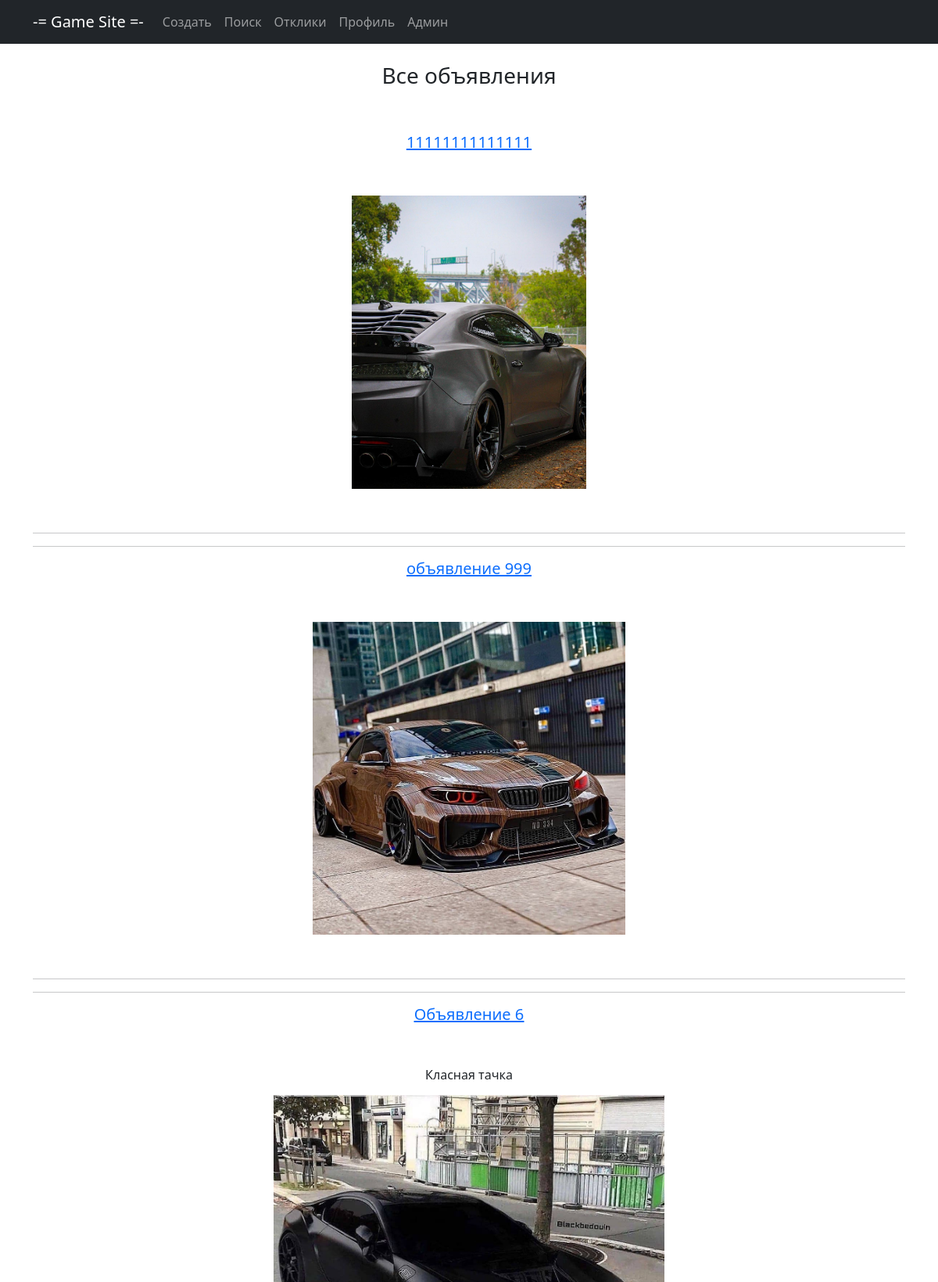
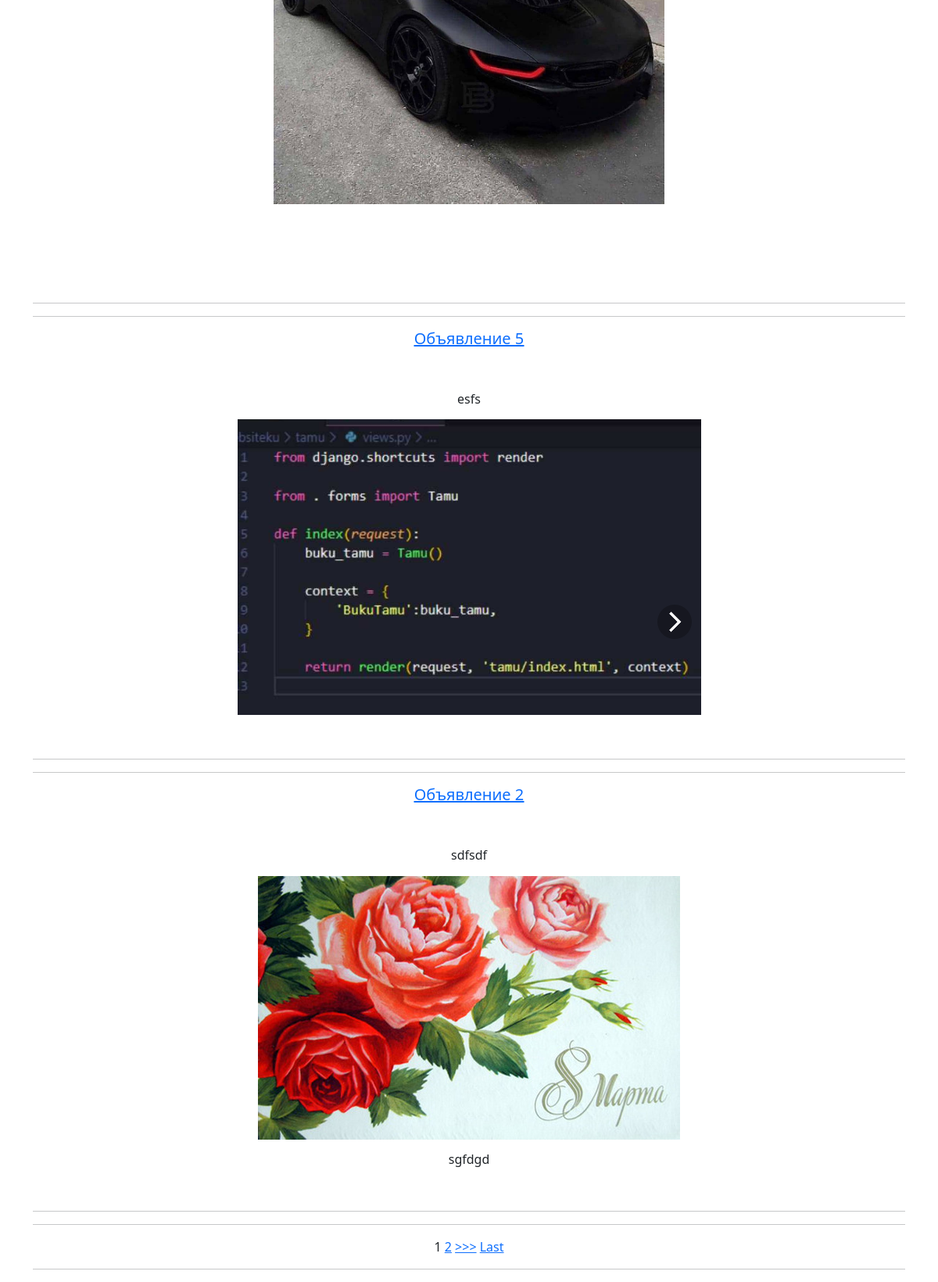
The page / on the database its author committed (2 pictures, top to bottom).
### main/models.py (models this page shows, shortened)
class Note(models.Model):
    title = models.CharField(max_length=128, verbose_name='Название')
    content = RichTextUploadingField(verbose_name='Контент')
    datetime = models.DateTimeField(auto_now_add=True, verbose_name='Дата создания')
    user = models.ForeignKey(User, blank=True, null=True, on_delete=models.CASCADE, verbose_name='Пользователь')
    category = models.ForeignKey(Category, on_delete=models.CASCADE, verbose_name='Категория')

### main/views.py (the view)
# urls.py: path('', NoteMain.as_view(), name='main'),
class NoteMain(ListView):
    model = Note
    template_name = 'main.html'
    context_object_name = 'notes'
    ordering = ['-datetime']
    paginate_by = 5

### templates/main.html (shortened to what this page needs)
{% extends 'static/default.html' %}
{% block content %}
<br>
<h3>Все объявления</h3>
<br>
<br>
{% for note in notes %}
<h5><a href="{% url 'detail' note.id %}"><u>{{ note.title }}</u></a></h5>
<br>
<br>
<h6>{{ note.content|safe  }}</h6>
<br>
<hr>
<hr>
{% endfor %}
{% if is_paginated %}
{% for num in page_obj.paginator.page_range %}
{% if page_obj.number == num %}
<a>{{ num }}</a>
{% elif num > page_obj.number|add:'-5' and num < page_obj.number|add:'5' %}
<a href="?page={{ num }}">{{ num }}</a>
{% endif %}
{% endfor %}
{% if page_obj.has_next %}
<a href="?page={{ page_obj.next_page_number }}">>>></a>
<a href="?page={{ page_obj.paginator.num_pages }}">Last</a>
{% endif %}
{% endif %}
<br>
<hr>
{% endblock content %}

### rows shown on the page
Note: title "11111111111111", content (picture)
Note: title "объявление 999", content (picture)
Note: title "Объявление 6", content "Класная тачка", content (picture)
Note: title "Объявление 5", content "esfs", content (picture)
Note: title "Объявление 2", content "sdfsdf sgfdgd", content (picture)

### other values the page prints
{{ num }} "1"
{{ num }} "2"
